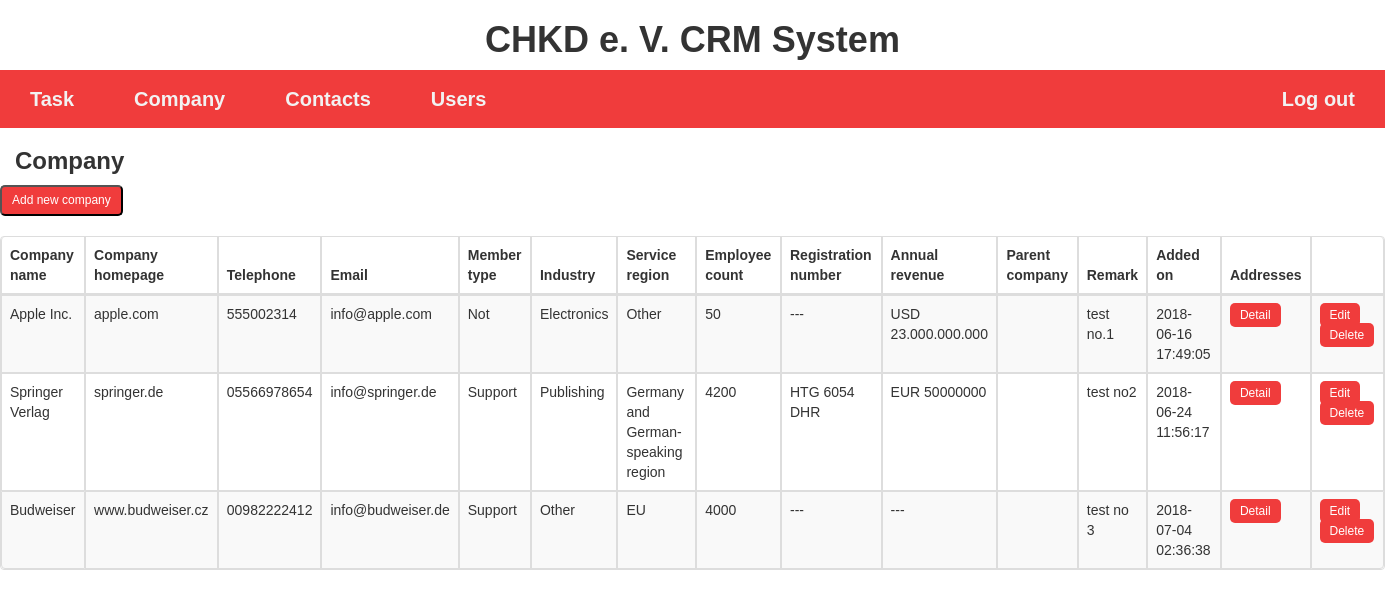
The page /content/company.php on the database its author committed.
### tables this page shows
CREATE TABLE IF NOT EXISTS `company` (
  `company_id` INT(11) NOT NULL AUTO_INCREMENT,
  `name_de` VARCHAR(150) NOT NULL  ,
  `website` VARCHAR(255) NULL  ,
  `c_tel` VARCHAR(20) NOT NULL  ,
  `c_email` VARCHAR(150) NOT NULL  ,
  `service_region` ENUM('EU', 'Western Europe', 'Germany and German-speaking region', 'Other') NOT NULL,
  `employee_count` INT(8) NULL,
  `registration_nr` VARCHAR(15) NULL  ,
  `annual_revenue` VARCHAR(20) NULL,
  `c_remark` TEXT NULL,
  `c_date_added` DATETIME NOT NULL DEFAULT NOW(),
  `member_type` ENUM('Board', 'Counsil', 'Class A', 'Class B', 'Automotive Committee', 'Support', 'Not') NOT NULL,
  `industry` ENUM('Agro', 'Metal', 'Automobile', 'Construction', 'Pharma', 'Publishing', 'Finance', 'Media', 'Electronics', 'Logistic', 'IT', 'Energy', 'Other') NOT NULL,
  `parent_company` INT(11) NULL,
  PRIMARY KEY (`company_id`),
  CONSTRAINT `parent_company`
    FOREIGN KEY (`parent_company`)
    REFERENCES `company` (`company_id`)
    ON DELETE SET NULL);

### content/company.php (the view, shortened to what this page needs)
<?php include_once ('../conn.php'); ?>
<?php
include_once('../page/head.php');
?>
<h1 style="text-align: center; font-weight:bolder;">CHKD e. V. CRM System</h1>
<?php include_once('../page/menu.php'); ?>
<h3 style="padding-left:15px; font-weight:bolder;">Company</h3>
<form>
    <input type="button" value="Add new company" onclick="window.location.href='insert_company.php'" class="btnsml" />
</form>
<div>
  <table class="table table-striped table-bordered">
    <thead>
      <tr>
        <th>Company name</th>
        <th>Company homepage</th>
        <th>Telephone</th>
        <th>Email</th>
        <th>Member type</th>
        <th>Industry</th>
        <th>Service region</th>
        <th>Employee count</th>
        <th>Registration number</th>
        <th>Annual revenue</th>
        <th>Parent company</th>
        <th>Remark</th>
        <th>Added on</th>
        <th>Addresses</th>
        <th> </th>
      </tr>
    </thead>
    <tbody>
      <?php
       $sql = "SELECT c1.company_id, c1.name_de, c1.website, c1.c_tel, c1.c_email, c1.member_type, c1.industry, c1.service_region, c1.employee_count, c1.registration_nr, c1.annual_revenue, c1.c_remark, c1.c_date_added, c2.parent_company, c2.name_de AS 'parent'FROM company c1 left join company c2 on c2.company_id = c1.parent_company LIMIT 1, 5000";
       $result = mysqli_query($conn, $sql);
       while($row = mysqli_fetch_assoc($result)){
                echo '<tr>';
                echo '<td>'. $row['name_de'] . '</td>';
                echo '<td>'. $row['website'] . '</td>';
                echo '<td>'. $row['c_tel'] . '</td>';
                echo '<td>'. $row['c_email'] . '</td>';
                echo '<td>'. $row['member_type']. '</td>';
                echo '<td>'. $row['industry']. '</td>';
                echo '<td>'. $row['service_region']. '</td>';
                echo '<td>'. $row['employee_count']. '</td>';
                echo '<td>'. $row['registration_nr']. '</td>';
                echo '<td>'. $row['annual_revenue']. '</td>';
                echo '<td>'. $row['parent']. '</td>';
                echo '<td>'. $row['c_remark']. '</td>';
                echo '<td>'. $row['c_date_added']. '</td>';
                echo '<td>';
                echo '<a class="btnsml" href="company_address.php?company_id='.$row['company_id'].'">Detail</a>';
                echo '</td>';
                echo '<td>';
                echo '<a class="btnsml" href="edit_company.php?company_id='.$row['company_id'].'">Edit</a>';
                echo '<a class="btnsml" href="delete_company.php?company_id='.$row['company_id'].'">Delete</a>';
                echo '</td>';
                echo '</tr>';
       }
      ?>
    </tbody>
  </table>
</div>
<?php include_once('../page/footer.php'); ?>

### page/head.php (style rules this page uses)
body { margin:0; font-family: Arial, Helvetica, sans-serif; }
.btnsml { -webkit-border-radius: 10; -moz-border-radius: 10; border-radius: 5px; font-family: Arial; color: #ffffff; font-size: 12px; background: #f03c3c; padding: 5px 10px 5px 10px; text-decoration: none; }

### rows shown on the page
company: name_de "Apple Inc.", website "apple.com", c_tel "555002314", c_email "info@apple.com", member_type "Not", industry "Electronics", service_region "Other", employee_count "50", registration_nr "---", annual_revenue "USD 23.000.000.000", c_remark "test no.1", c_date_added "2018-06-16 17:49:05"
company: name_de "Springer Verlag", website "springer.de", c_tel "05566978654", c_email "info@springer.de", member_type "Support", industry "Publishing", service_region "Germany and German-speaking region", employee_count "4200", registration_nr "HTG 6054 DHR", annual_revenue "EUR 50000000", c_remark "test no2", c_date_added "2018-06-24 11:56:17"
company: name_de "Budweiser", website "www.budweiser.cz", c_tel "00982222412", c_email "info@budweiser.de", member_type "Support", industry "Other", service_region "EU", employee_count "4000", registration_nr "---", annual_revenue "---", c_remark "test no 3", c_date_added "2018-07-04 02:36:38"
